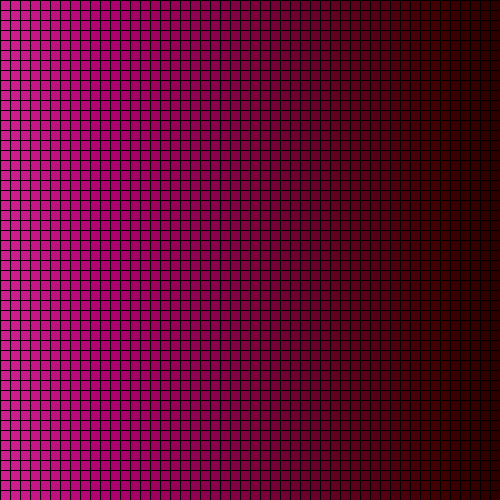
Frame 1 (no input)
Frame 2 (the mouse pressed at the canvas centre, redrawn once): identical to frame 1, image omitted

The Processing sketch that drew this single still picture (run headless with seeded random() and noise(); the mouse was pressed at the canvas centre and the sketch redrawn once):

// Processing sketch: processing_44507
// ── processing_44507.pde



void setup(){
size(500,500);
background(255);
}

void draw(){
for(int x = 0;x <= 500; x=x+10){
  for(int y = 0;y <= 500; y=y+10){
    fill(208-x/3,32-x/3,144-x/3);
      rect(x,y,10,10);
  }
} 
noLoop();
}
